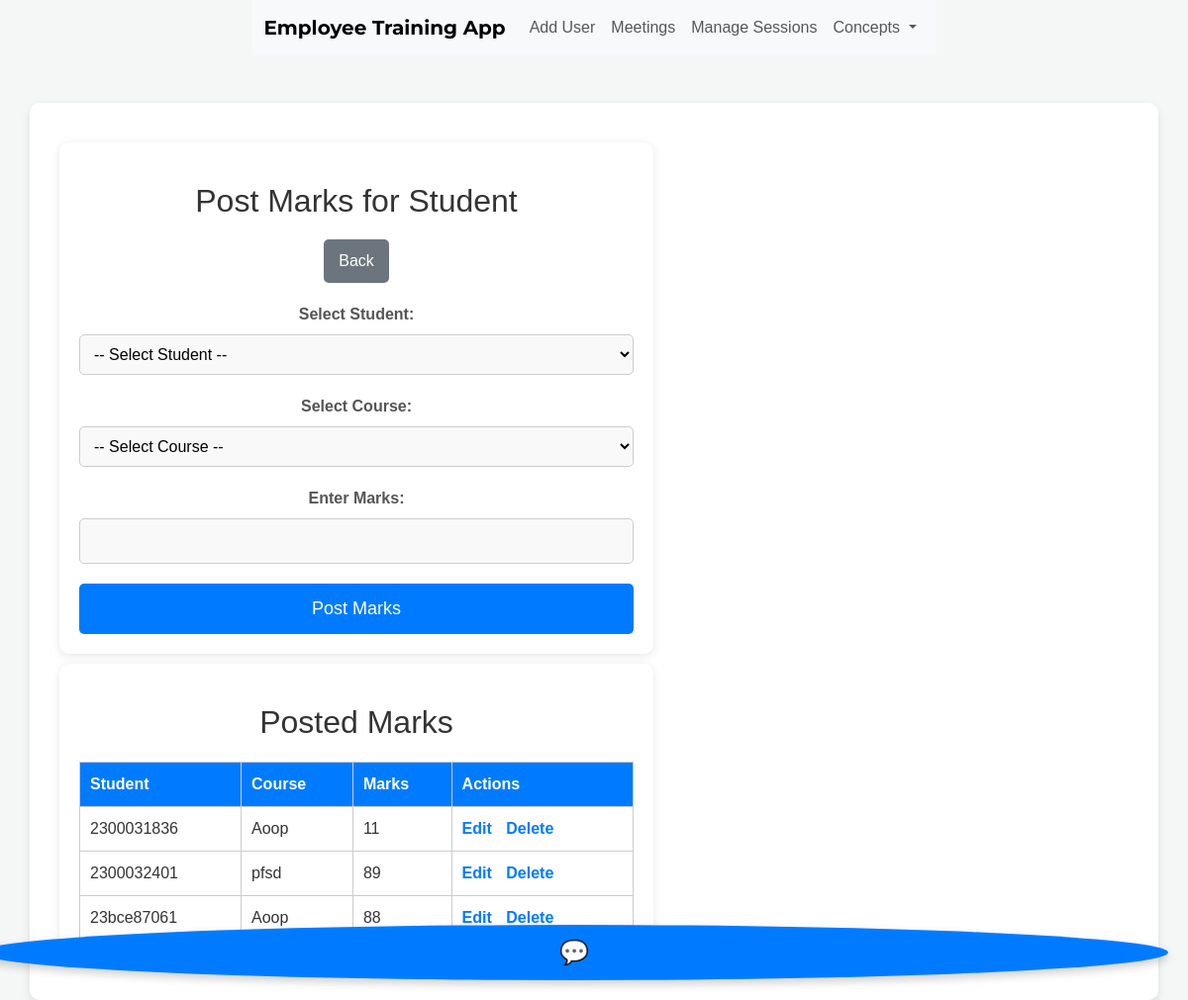
/trainerapp/postmarks/, run on the app's committed database.
### adminapp/models.py (models this page shows, shortened)
class Marks(models.Model):
    student = models.ForeignKey(User, on_delete=models.CASCADE)
    course = models.ForeignKey(Course, on_delete=models.CASCADE)
    marks = models.IntegerField()

class Course(models.Model):
    title = models.CharField(max_length=255)
    description = models.TextField()
    category = models.ForeignKey(Category, on_delete=models.CASCADE)
    prerequisites = models.TextField(null=True, blank=True)
    start_date = models.DateField()
    end_date = models.DateField(null=True, blank=True)
    is_active = models.BooleanField(default=True)
    created_by = models.ForeignKey(User, on_delete=models.CASCADE)

### trainerapp/views.py (the view)
# urls.py: path('postmarks/',views.post_marks,name='post_marks'),
def post_marks(request):
    if request.method == "POST":
        form = MarksForm(request.POST)
        if form.is_valid():
            try:
                marks_instance = form.save()
                student = marks_instance.student
                user_email = student.email
                subject = 'Marks Entered'
                message = (f'Hello {student.username},\n\n'
                           f'Your marks for the course "{marks_instance.course.title}" have been recorded. '
                           f'Marks: {marks_instance.marks}')
                from_email = 'deepikareddymandapati@gmail.com'
                recipient_list = [user_email]
                send_mail(subject, message, from_email, recipient_list)
                messages.success(request,
                                 f'Marks for {student.username} in {marks_instance.course.title} have been successfully entered.')
                return redirect('trainerapp:post_marks')
            except Exception as e:
                messages.error(request, f"An error occurred while saving marks: {str(e)}")
    else:
        form = MarksForm()
    users = User.objects.all()
    courses = Course.objects.filter(is_active=True)
    marks_list = Marks.objects.select_related('student', 'course').all()
    return render(request, 'trainerapp/post_marks.html', {
        'form': form,
        'users': users,
        'courses': courses,
        'marks_list': marks_list,
    })

### adminapp/forms.py
class MarksForm(forms.ModelForm):
    class Meta:
        model = Marks
        fields = ['student', 'course', 'marks']

### template/trainerapp/post_marks.html (shortened to what this page needs)
{% extends 'Navbar/Trainernavbar.html' %}
{% load static %}
{% block body %}
<head>
</head>
<body>
    <div class="form-container">
        <h2>Post Marks for Student</h2>
        <a href="{% url 'trainerapp:TrainerHomePage' %}" class="back-btn">Back</a>
        <form method="POST">
            <label for="student">Select Student:</label>
            <select name="student" id="student" required>
                <option value="">-- Select Student --</option>
            </select>
            <label for="course">Select Course:</label>
            <select name="course" id="course" required>
                <option value="">-- Select Course --</option>
            </select>
            <label for="marks">Enter Marks:</label>
            <input type="number" name="marks" id="marks" min="0" max="100" required>
            <button type="submit">Post Marks</button>
        </form>
    </div>
    <div class="table-container">
        <h2>Posted Marks</h2>
        <table>
            <thead>
                <tr>
                    <th>Student</th>
                    <th>Course</th>
                    <th>Marks</th>
                    <th>Actions</th>
                </tr>
            </thead>
            <tbody>
                {% for mark in marks_list %}
                    <tr>
                        <td>{{ mark.student.username }}</td>
                        <td>{{ mark.course.title }}</td>
                        <td>{{ mark.marks }}</td>
                        <td class="action-links">
                            <a href="{% url 'trainerapp:edit_marks' mark.id %}">Edit</a>
                            <a href="{% url 'trainerapp:delete_marks' mark.id %}">Delete</a>
                        </td>
                    </tr>
                {% empty %}
                    <tr>
                        <td colspan="4">No marks posted yet.</td>
                    </tr>
                {% endfor %}
            </tbody>
        </table>
    </div>
</body>
{% endblock %}

### template/Navbar/Trainernavbar.html (style rules this page uses)
body { background-color: #f0f8ff; font-family: 'Roboto', Arial, sans-serif; color: #333; text-align: center; }

### template/trainerapp/post_marks.html (style rules this page uses)
body { font-family: Arial, sans-serif; background-color: #f4f7f6; margin: 0; padding: 0; display: flex; justify-content: center; align-items: center; flex-direction: column; height: auto; }
h2 { text-align: center; margin: 20px 0; color: #333; }
.form-container, .table-container { background-color: white; border-radius: 10px; padding: 20px; box-shadow: 0 2px 10px rgba(0, 0, 0, 0.1); width: 80%; max-width: 600px; margin: 10px 0; }
label { font-weight: bold; margin-bottom: 8px; display: block; color: #555; }
select, input[type="number"] { width: 100%; padding: 10px; border: 1px solid #ccc; border-radius: 5px; margin-bottom: 20px; background-color: #f9f9f9; font-size: 16px; }
button { width: 100%; padding: 12px; background-color: #007bff; border: none; border-radius: 5px; color: white; font-size: 18px; cursor: pointer; }
table { width: 100%; border-collapse: collapse; margin-top: 20px; }
th, td { border: 1px solid #ccc; padding: 10px; text-align: left; }
th { background-color: #007bff; color: white; }
.action-links a { margin-right: 10px; color: #007bff; text-decoration: none; font-weight: bold; }
.back-btn { width: auto; padding: 10px 15px; background-color: #6c757d; color: white; text-decoration: none; border-radius: 5px; display: inline-block; margin-bottom: 20px; font-size: 16px; }

### data on the page
Marks: student.username "2300031836", course "Aoop", marks "11"
Marks: student.username "2300032401", course "pfsd", marks "89"
Marks: student.username "23bce87061", course "Aoop", marks "88"
